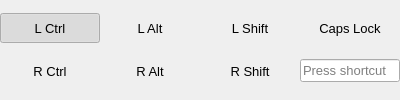
             <widget class="QFrame" name="key_select_frame">
              <property name="sizePolicy">
               <sizepolicy hsizetype="Preferred" vsizetype="Maximum">
                <horstretch>0</horstretch>
                <verstretch>0</verstretch>
               </sizepolicy>
              </property>
              <layout class="QGridLayout" name="grid_select_key_value">
               <property name="leftMargin">
                <number>0</number>
               </property>
               <property name="topMargin">
                <number>0</number>
               </property>
               <property name="rightMargin">
                <number>0</number>
               </property>
               <property name="bottomMargin">
                <number>0</number>
               </property>
               <property name="spacing">
                <number>0</number>
               </property>
               <item row="1" column="2">
                <widget class="QPushButton" name="btn_rshift_select">
                 <property name="sizePolicy">
                  <sizepolicy hsizetype="Preferred" vsizetype="Preferred">
                   <horstretch>0</horstretch>
                   <verstretch>0</verstretch>
                  </sizepolicy>
                 </property>
                 <property name="minimumSize">
                  <size>
                   <width>100</width>
                   <height>30</height>
                  </size>
                 </property>
                 <property name="maximumSize">
                  <size>
                   <width>100</width>
                   <height>30</height>
                  </size>
                 </property>
                 <property name="font">
                  <font>
                   <pointsize>10</pointsize>
                  </font>
                 </property>
                 <property name="text">
                  <string>R Shift</string>
                 </property>
                 <property name="checkable">
                  <bool>true</bool>
                 </property>
                 <property name="autoExclusive">
                  <bool>true</bool>
                 </property>
                 <property name="flat">
                  <bool>true</bool>
                 </property>
                </widget>
               </item>
               <item row="0" column="1">
                <widget class="QPushButton" name="btn_lalt_select">
                 <property name="sizePolicy">
                  <sizepolicy hsizetype="Preferred" vsizetype="Preferred">
                   <horstretch>0</horstretch>
                   <verstretch>0</verstretch>
                  </sizepolicy>
                 </property>
                 <property name="minimumSize">
                  <size>
                   <width>100</width>
                   <height>30</height>
                  </size>
                 </property>
                 <property name="maximumSize">
                  <size>
                   <width>100</width>
                   <height>30</height>
                  </size>
                 </property>
                 <property name="font">
                  <font>
                   <pointsize>10</pointsize>
                  </font>
                 </property>
                 <property name="text">
                  <string>L Alt</string>
                 </property>
                 <property name="checkable">
                  <bool>true</bool>
                 </property>
                 <property name="autoExclusive">
                  <bool>true</bool>
                 </property>
                 <property name="flat">
                  <bool>true</bool>
                 </property>
                </widget>
               </item>
               <item row="1" column="0">
                <widget class="QPushButton" name="btn_rctrl_select">
                 <property name="sizePolicy">
                  <sizepolicy hsizetype="Preferred" vsizetype="Preferred">
                   <horstretch>0</horstretch>
                   <verstretch>0</verstretch>
                  </sizepolicy>
                 </property>
                 <property name="minimumSize">
                  <size>
                   <width>100</width>
                   <height>30</height>
                  </size>
                 </property>
                 <property name="maximumSize">
                  <size>
                   <width>100</width>
                   <height>30</height>
                  </size>
                 </property>
                 <property name="font">
                  <font>
                   <pointsize>10</pointsize>
                  </font>
                 </property>
                 <property name="text">
                  <string>R Ctrl</string>
                 </property>
                 <property name="checkable">
                  <bool>true</bool>
                 </property>
                 <property name="checked">
                  <bool>false</bool>
                 </property>
                 <property name="autoExclusive">
                  <bool>true</bool>
                 </property>
                 <property name="flat">
                  <bool>true</bool>
                 </property>
                </widget>
               </item>
               <item row="1" column="1">
                <widget class="QPushButton" name="btn_ralt_select">
                 <property name="sizePolicy">
                  <sizepolicy hsizetype="Preferred" vsizetype="Preferred">
                   <horstretch>0</horstretch>
                   <verstretch>0</verstretch>
                  </sizepolicy>
                 </property>
                 <property name="minimumSize">
                  <size>
                   <width>100</width>
                   <height>30</height>
                  </size>
                 </property>
                 <property name="maximumSize">
                  <size>
                   <width>100</width>
                   <height>30</height>
                  </size>
                 </property>
                 <property name="font">
                  <font>
                   <pointsize>10</pointsize>
                  </font>
                 </property>
                 <property name="text">
                  <string>R Alt</string>
                 </property>
                 <property name="checkable">
                  <bool>true</bool>
                 </property>
                 <property name="autoExclusive">
                  <bool>true</bool>
                 </property>
                 <property name="flat">
                  <bool>true</bool>
                 </property>
                </widget>
               </item>
               <item row="0" column="2">
                <widget class="QPushButton" name="btn_lshift_select">
                 <property name="sizePolicy">
                  <sizepolicy hsizetype="Preferred" vsizetype="Preferred">
                   <horstretch>0</horstretch>
                   <verstretch>0</verstretch>
                  </sizepolicy>
                 </property>
                 <property name="minimumSize">
                  <size>
                   <width>100</width>
                   <height>30</height>
                  </size>
                 </property>
                 <property name="maximumSize">
                  <size>
                   <width>100</width>
                   <height>30</height>
                  </size>
                 </property>
                 <property name="font">
                  <font>
                   <pointsize>10</pointsize>
                  </font>
                 </property>
                 <property name="text">
                  <string>L Shift</string>
                 </property>
                 <property name="checkable">
                  <bool>true</bool>
                 </property>
                 <property name="autoExclusive">
                  <bool>true</bool>
                 </property>
                 <property name="flat">
                  <bool>true</bool>
                 </property>
                </widget>
               </item>
               <item row="0" column="3">
                <widget class="QPushButton" name="btn_caps_select">
                 <property name="sizePolicy">
                  <sizepolicy hsizetype="Preferred" vsizetype="Preferred">
                   <horstretch>0</horstretch>
                   <verstretch>0</verstretch>
                  </sizepolicy>
                 </property>
                 <property name="minimumSize">
                  <size>
                   <width>100</width>
                   <height>30</height>
                  </size>
                 </property>
                 <property name="maximumSize">
                  <size>
                   <width>100</width>
                   <height>30</height>
                  </size>
                 </property>
                 <property name="font">
                  <font>
                   <pointsize>10</pointsize>
                  </font>
                 </property>
                 <property name="text">
                  <string>Caps Lock</string>
                 </property>
                 <property name="checkable">
                  <bool>true</bool>
                 </property>
                 <property name="autoExclusive">
                  <bool>true</bool>
                 </property>
                 <property name="flat">
                  <bool>true</bool>
                 </property>
                </widget>
               </item>
               <item row="0" column="0">
                <widget class="QPushButton" name="btn_lctrl_select">
                 <property name="sizePolicy">
                  <sizepolicy hsizetype="Preferred" vsizetype="Preferred">
                   <horstretch>0</horstretch>
                   <verstretch>0</verstretch>
                  </sizepolicy>
                 </property>
                 <property name="minimumSize">
                  <size>
                   <width>100</width>
                   <height>30</height>
                  </size>
                 </property>
                 <property name="maximumSize">
                  <size>
                   <width>100</width>
                   <height>30</height>
                  </size>
                 </property>
                 <property name="font">
                  <font>
                   <pointsize>10</pointsize>
                  </font>
                 </property>
                 <property name="text">
                  <string>L Ctrl</string>
                 </property>
                 <property name="checkable">
                  <bool>true</bool>
                 </property>
                 <property name="checked">
                  <bool>true</bool>
                 </property>
                 <property name="autoExclusive">
                  <bool>true</bool>
                 </property>
                 <property name="flat">
                  <bool>true</bool>
                 </property>
                </widget>
               </item>
               <item row="1" column="3">
                <widget class="QKeySequenceEdit" name="btn_sequence">
                 <property name="sizePolicy">
                  <sizepolicy hsizetype="Maximum" vsizetype="Minimum">
                   <horstretch>0</horstretch>
                   <verstretch>0</verstretch>
                  </sizepolicy>
                 </property>
                 <property name="minimumSize">
                  <size>
                   <width>100</width>
                   <height>30</height>
                  </size>
                 </property>
                 <property name="maximumSize">
                  <size>
                   <width>100</width>
                   <height>30</height>
                  </size>
                 </property>
                 <property name="font">
                  <font>
                   <pointsize>10</pointsize>
                  </font>
                 </property>
                 <property name="focusPolicy">
                  <enum>Qt::FocusPolicy::ClickFocus</enum>
                 </property>
                 <property name="locale">
                  <locale language="Russian" country="Russia"/>
                 </property>
                 <property name="maximumSequenceLength">
                  <longLong>1</longLong>
                 </property>
                </widget>
               </item>
              </layout>
             </widget>
